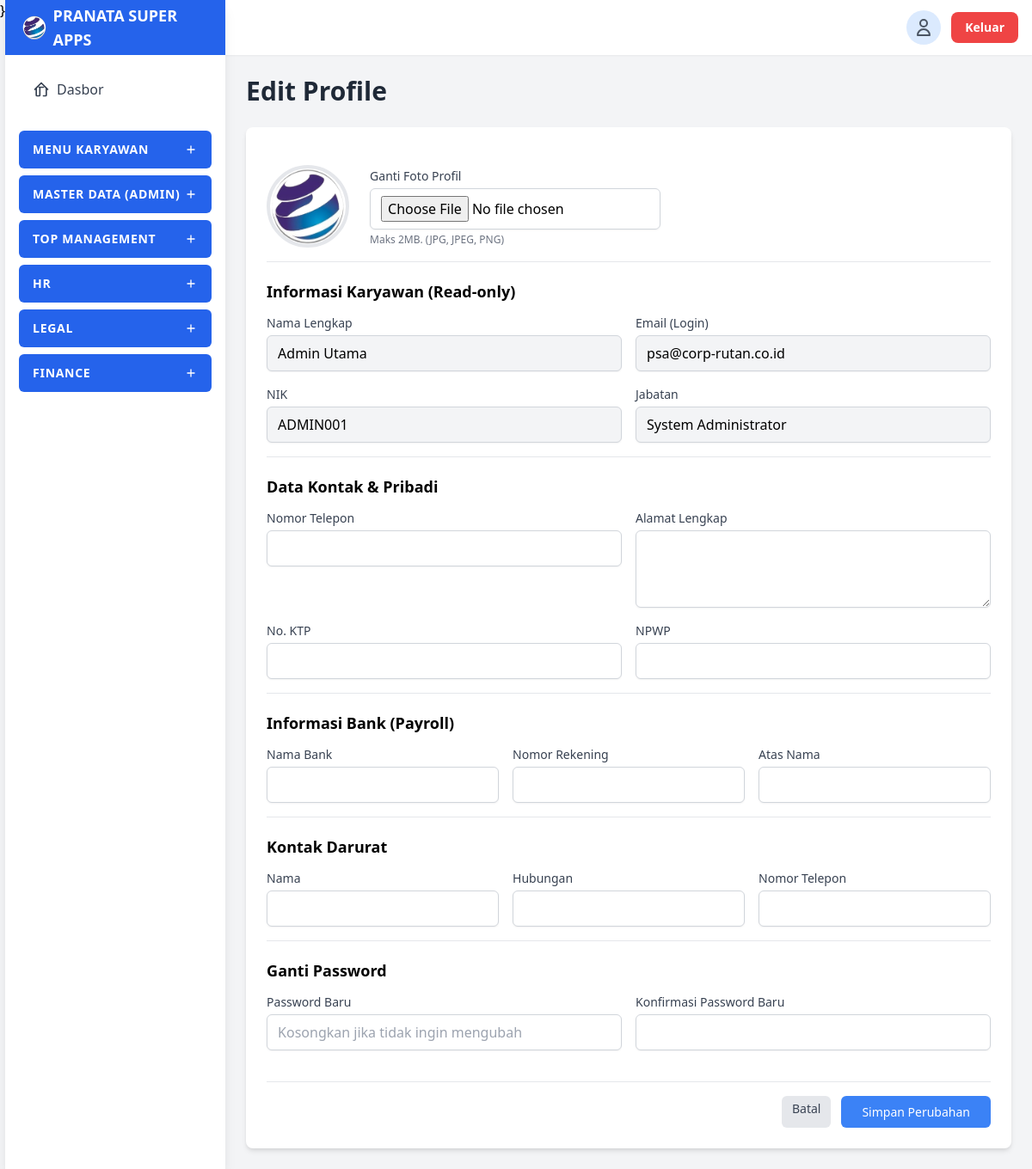
The page /modules/profile/edit_profile.php (signed in) on the database its author committed.
### tables this page shows
CREATE TABLE `users` (
  `id` int(11) NOT NULL,
  `nik` varchar(50) NOT NULL COMMENT 'Nomor Induk Karyawan',
  `password` varchar(255) NOT NULL COMMENT 'Gunakan password_hash() di PHP',
  `nama_lengkap` varchar(255) NOT NULL,
  `email` varchar(255) NOT NULL,
  `jenis_kelamin` enum('Laki-laki','Perempuan') DEFAULT NULL,
  `alamat` text DEFAULT NULL,
  `telepon` varchar(30) DEFAULT NULL,
  `no_ktp` varchar(50) DEFAULT NULL,
  `npwp` varchar(50) DEFAULT NULL,
  `status_perkawinan` varchar(20) DEFAULT NULL COMMENT 'Misal: TK/0, K/1, K/2, K/3',
  `pendidikan_terakhir` enum('Tidak Sekolah','SD','SMP','SMA/SMK','D1','D2','D3','S1','S2','S3') DEFAULT NULL,
  `jumlah_tanggungan` int(2) NOT NULL DEFAULT 0,
  `nama_jabatan` varchar(100) DEFAULT NULL,
  `pic` varchar(100) DEFAULT NULL,
  `id_direktorat` int(11) DEFAULT NULL,
  `id_divisi` int(11) DEFAULT NULL,
  `id_departemen` int(11) DEFAULT NULL,
  `id_section` int(11) DEFAULT NULL,
  `atasan_id` int(11) DEFAULT NULL COMMENT 'FK ke users.id (Atasan Langsung)',
  `tanggal_masuk` date DEFAULT NULL,
  `jumlah_cuti` int(5) DEFAULT 12,
  `penempatan_kerja` varchar(100) DEFAULT NULL,
  `status_karyawan` enum('PKWT','PKWTT','BOD','BOC','Freelance','OS','Magang','KHL') NOT NULL DEFAULT 'PKWT',
  `terakhir_cuti` date DEFAULT NULL,
  `expired_pkwt` date DEFAULT NULL,
  `bank_nama` varchar(100) DEFAULT NULL,
  `bank_rekening` varchar(100) DEFAULT NULL,
  `bank_atas_nama` varchar(255) DEFAULT NULL,
  `kontak_darurat_nama` varchar(255) DEFAULT NULL,
  `kontak_darurat_hubungan` varchar(100) DEFAULT NULL,
  `kontak_darurat_telepon` varchar(30) DEFAULT NULL,
  `tier` enum('Admin','Staf','Supervisor','Manager','Direksi','Komisaris','Pemegang Saham') NOT NULL,
  `app_akses` enum('Admin','HR','Legal','Finance','Top Management','Karyawan') NOT NULL DEFAULT 'Karyawan',
  `foto_profile_path` varchar(255) DEFAULT NULL,
  `created_at` timestamp NOT NULL DEFAULT current_timestamp()
);

### modules/profile/edit_profile.php (the view, shortened to what this page needs)
<?php
require '../../includes/header.php';
$stmt_get = $conn->prepare("SELECT * FROM users WHERE id = ?");
$stmt_get->bind_param("i", $user_id);
$stmt_get->execute();
$result = $stmt_get->get_result();
$user_data = $result->fetch_assoc();
$foto_display = BASE_URL . '/logo.png';
require '../../includes/sidebar.php';
?>
<main class="flex-1 overflow-x-hidden overflow-y-auto bg-gray-100 p-6">
    <div class="container mx-auto max-w-4xl">
        <h1 class="text-3xl font-bold text-gray-800 mb-6">Edit Profile</h1>
        <div class="card">
            <form action="edit_profile.php" method="POST" enctype="multipart/form-data" class="card-content space-y-5">
                <div class="flex items-center space-x-6 pb-4 border-b">
                    <img id="foto_preview" src="<?php echo $foto_display; ?>" alt="Foto Profil" class="w-24 h-24 rounded-full object-cover border-4 border-gray-200">
                    <div>
                        <label for="foto_profile" class="form-label">Ganti Foto Profil</label>
                        <input type="file" id="foto_profile" name="foto_profile" class="form-input" accept="image/png, image/jpeg, image/jpg">
                        <p class="text-xs text-gray-500 mt-1">Maks 2MB. (JPG, JPEG, PNG)</p>
                    </div>
                </div>
                <div class="border-b pb-4">
                    <h3 class="text-lg font-semibold mb-3">Informasi Karyawan (Read-only)</h3>
                    <div class="grid grid-cols-1 md:grid-cols-2 gap-4">
                        <div>
                            <label class="form-label">Nama Lengkap</label>
                            <input type="text" class="form-input bg-gray-100" value="<?php echo htmlspecialchars($user_data['nama_lengkap']); ?>" readonly>
                        </div>
                        <div>
                            <label class="form-label">Email (Login)</label>
                            <input type="email" class="form-input bg-gray-100" value="<?php echo htmlspecialchars($user_data['email']); ?>" readonly>
                        </div>
                        <div>
                            <label class="form-label">NIK</label>
                            <input type="text" class="form-input bg-gray-100" value="<?php echo htmlspecialchars($user_data['nik']); ?>" readonly>
                        </div>
                        <div>
                            <label class="form-label">Jabatan</label>
                            <input type="text" class="form-input bg-gray-100" value="<?php echo htmlspecialchars($user_data['nama_jabatan']); ?>" readonly>
                        </div>
                    </div>
                </div>
                <div class="border-b pb-4">
                    <h3 class="text-lg font-semibold mb-3">Data Kontak & Pribadi</h3>
                    <div class="grid grid-cols-1 md:grid-cols-2 gap-4">
                        <div>
                            <label for="telepon" class="form-label">Nomor Telepon</label>
                            <input type="text" id="telepon" name="telepon" class="form-input"
                                   value="<?php echo htmlspecialchars($user_data['telepon']); ?>">
                        </div>
                        <div>
                            <label for="alamat" class="form-label">Alamat Lengkap</label>
                            <textarea id="alamat" name="alamat" rows="3" class="form-input"><?php echo htmlspecialchars($user_data['alamat']); ?></textarea>
                        </div>
                        <div>
                            <label for="no_ktp" class="form-label">No. KTP</label>
                            <input type="text" id="no_ktp" name="no_ktp" class="form-input"
                                   value="<?php echo htmlspecialchars($user_data['no_ktp']); ?>">
                        </div>
                        <div>
                            <label for="npwp" class="form-label">NPWP</label>
                            <input type="text" id="npwp" name="npwp" class="form-input"
                                   value="<?php echo htmlspecialchars($user_data['npwp']); ?>">
                        </div>
                    </div>
                </div>
                <div class="border-b pb-4">
                    <h3 class="text-lg font-semibold mb-3">Informasi Bank (Payroll)</h3>
                    <div class="grid grid-cols-1 md:grid-cols-3 gap-4">
                        <div>
                            <label for="bank_nama" class="form-label">Nama Bank</label>
                            <input type="text" id="bank_nama" name="bank_nama" class="form-input uppercase-input"
                                   value="<?php echo htmlspecialchars($user_data['bank_nama']); ?>">
                        </div>
                        <div>
                            <label for="bank_rekening" class="form-label">Nomor Rekening</label>
                            <input type="text" id="bank_rekening" name="bank_rekening" class="form-input"
                                   value="<?php echo htmlspecialchars($user_data['bank_rekening']); ?>">
                        </div>
                        <div>
                            <label for="bank_atas_nama" class="form-label">Atas Nama</label>
                            <input type="text" id="bank_atas_nama" name="bank_atas_nama" class="form-input uppercase-input"
                                   value="<?php echo htmlspecialchars($user_data['bank_atas_nama']); ?>">
                        </div>
                    </div>
                </div>
                <div class="border-b pb-4">
                    <h3 class="text-lg font-semibold mb-3">Kontak Darurat</h3>
                    <div class="grid grid-cols-1 md:grid-cols-3 gap-4">
                        <div>
                            <label for="kontak_darurat_nama" class="form-label">Nama</label>
                            <input type="text" id="kontak_darurat_nama" name="kontak_darurat_nama" class="form-input uppercase-input"
                                   value="<?php echo htmlspecialchars($user_data['kontak_darurat_nama']); ?>">
                        </div>
                        <div>
                            <label for="kontak_darurat_hubungan" class="form-label">Hubungan</label>
                            <input type="text" id="kontak_darurat_hubungan" name="kontak_darurat_hubungan" class="form-input"
                                   value="<?php echo htmlspecialchars($user_data['kontak_darurat_hubungan']); ?>">
                        </div>
                        <div>
                            <label for="kontak_darurat_telepon" class="form-label">Nomor Telepon</label>
                            <input type="text" id="kontak_darurat_telepon" name="kontak_darurat_telepon" class="form-input"
                                   value="<?php echo htmlspecialchars($user_data['kontak_darurat_telepon']); ?>">
                        </div>
                    </div>
                </div>
                <div class="pb-4">
                    <h3 class="text-lg font-semibold mb-3">Ganti Password</h3>
                    <div class="grid grid-cols-1 md:grid-cols-2 gap-4">
                        <div>
                            <label for="password_baru" class="form-label">Password Baru</label>
                            <input type="password" id="password_baru" name="password_baru" class="form-input"
                                   placeholder="Kosongkan jika tidak ingin mengubah">
                        </div>
                        <div>
                            <label for="konfirmasi_password" class="form-label">Konfirmasi Password Baru</label>
                            <input type="password" id="konfirmasi_password" name="konfirmasi_password" class="form-input">
                        </div>
                    </div>
                </div>
                <div class="flex justify-end pt-4 border-t">
                    <a href="view_profile.php" class="btn-primary-sm btn-secondary no-underline mr-3">
                        Batal
                    </a>
                    <button type="submit" class="btn-primary-sm px-6 py-2">
                        Simpan Perubahan
                    </button>
                </div>
            </form>
        </div>
    </div>
</main>
<?php
require '../../includes/footer.php';
?>

### includes/header.php (style rules this page uses)
.form-input { display: block; width: 100%; padding: 0.5rem 0.75rem; border: 1px solid #d1d5db; border-radius: 0.375rem; box-shadow: 0 1px 2px 0 rgba(0, 0, 0, 0.05); transition: border-color 0.2s ease-in-out, box-shadow 0.2s ease-in-out; }
.form-input.bg-gray-100 { background-color: #f3f4f6; }
.form-label { display: block; margin-bottom: 0.25rem; font-size: 0.875rem; font-weight: 500; color: #374151; }
.card { background-color: white; border-radius: 0.5rem; box-shadow: 0 4px 6px -1px rgba(0, 0, 0, 0.1), 0 2px 4px -1px rgba(0, 0, 0, 0.06); overflow: hidden; }
.card-content { padding: 1.5rem; }
.btn-primary-sm { padding: 0.25rem 0.75rem; font-size: 0.875rem; font-weight: 500; color: white; background-color: #3b82f6; border-radius: 0.375rem; transition: background-color 0.2s; text-decoration: none; }
.btn-secondary { background-color: #e5e7eb; color: #374151; }
.no-underline { text-decoration: none; }
.uppercase-input { text-transform: uppercase; }

### rows shown on the page
users: nama_lengkap "Admin Utama", email "psa@corp-rutan.co.id", nik "ADMIN001", nama_jabatan "System Administrator"

### other values the page prints
$title "MENU KARYAWAN MASTER DATA (ADMIN) TOP MANAGEMENT HR LEGAL FINANCE"
